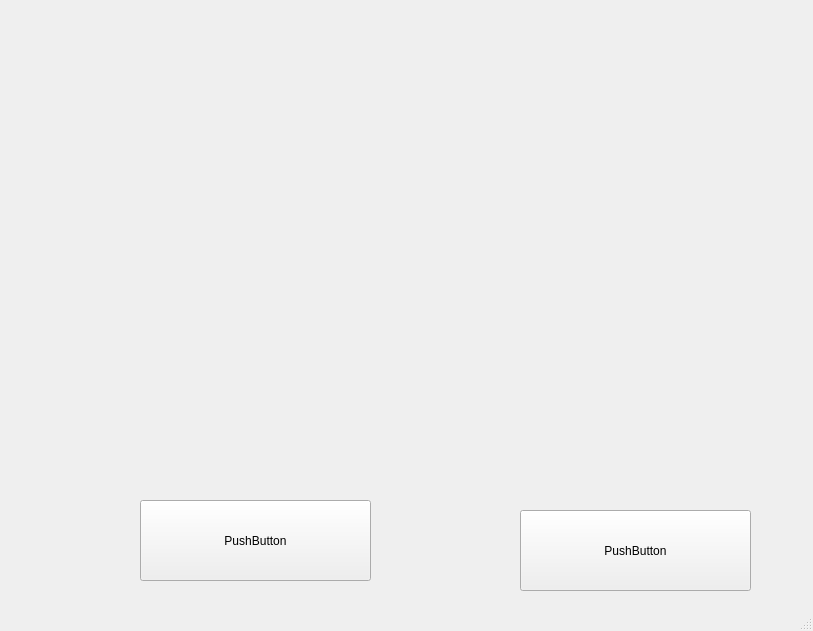
<?xml version="1.0" encoding="UTF-8"?>
<ui version="4.0">
 <class>MainWindow</class>
 <widget class="QMainWindow" name="MainWindow">
  <property name="geometry">
   <rect>
    <x>0</x>
    <y>0</y>
    <width>813</width>
    <height>631</height>
   </rect>
  </property>
  <property name="windowTitle">
   <string>MainWindow</string>
  </property>
  <widget class="QWidget" name="centralwidget">
   <widget class="PlotWidget" name="w1" native="true">
    <property name="geometry">
     <rect>
      <x>10</x>
      <y>10</y>
      <width>771</width>
      <height>211</height>
     </rect>
    </property>
   </widget>
   <widget class="PlotWidget" name="w2" native="true">
    <property name="geometry">
     <rect>
      <x>10</x>
      <y>230</y>
      <width>771</width>
      <height>211</height>
     </rect>
    </property>
   </widget>
   <widget class="QPushButton" name="pushButton">
    <property name="geometry">
     <rect>
      <x>140</x>
      <y>500</y>
      <width>231</width>
      <height>81</height>
     </rect>
    </property>
    <property name="text">
     <string>PushButton</string>
    </property>
   </widget>
   <widget class="QPushButton" name="pushButton_2">
    <property name="geometry">
     <rect>
      <x>520</x>
      <y>510</y>
      <width>231</width>
      <height>81</height>
     </rect>
    </property>
    <property name="text">
     <string>PushButton</string>
    </property>
   </widget>
  </widget>
  <widget class="QMenuBar" name="menubar">
   <property name="geometry">
    <rect>
     <x>0</x>
     <y>0</y>
     <width>813</width>
     <height>26</height>
    </rect>
   </property>
  </widget>
  <widget class="QStatusBar" name="statusbar"/>
 </widget>
 <customwidgets>
  <customwidget>
   <class>PlotWidget</class>
   <extends>QWidget</extends>
   <header location="global">pyqtgraph.h</header>
   <container>1</container>
  </customwidget>
 </customwidgets>
 <resources/>
 <connections/>
</ui>
